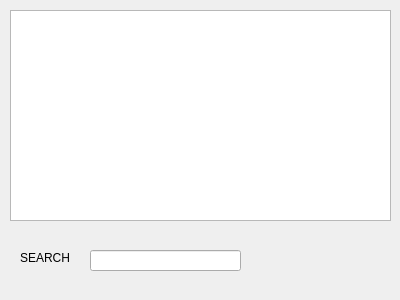
<?xml version="1.0" encoding="UTF-8"?>
<ui version="4.0">
 <class>SearchWindow</class>
 <widget class="QWidget" name="SearchWindow">
  <property name="geometry">
   <rect>
    <x>0</x>
    <y>0</y>
    <width>400</width>
    <height>300</height>
   </rect>
  </property>
  <property name="windowTitle">
   <string>SearchWindow</string>
  </property>
  <widget class="QListWidget" name="listWidget">
   <property name="geometry">
    <rect>
     <x>10</x>
     <y>10</y>
     <width>381</width>
     <height>211</height>
    </rect>
   </property>
  </widget>
  <widget class="QLabel" name="label">
   <property name="geometry">
    <rect>
     <x>20</x>
     <y>250</y>
     <width>49</width>
     <height>16</height>
    </rect>
   </property>
   <property name="text">
    <string>SEARCH</string>
   </property>
  </widget>
  <widget class="QLineEdit" name="lineEdit">
   <property name="geometry">
    <rect>
     <x>90</x>
     <y>250</y>
     <width>151</width>
     <height>21</height>
    </rect>
   </property>
  </widget>
 </widget>
 <layoutdefault spacing="6" margin="11"/>
 <resources/>
 <connections/>
</ui>
